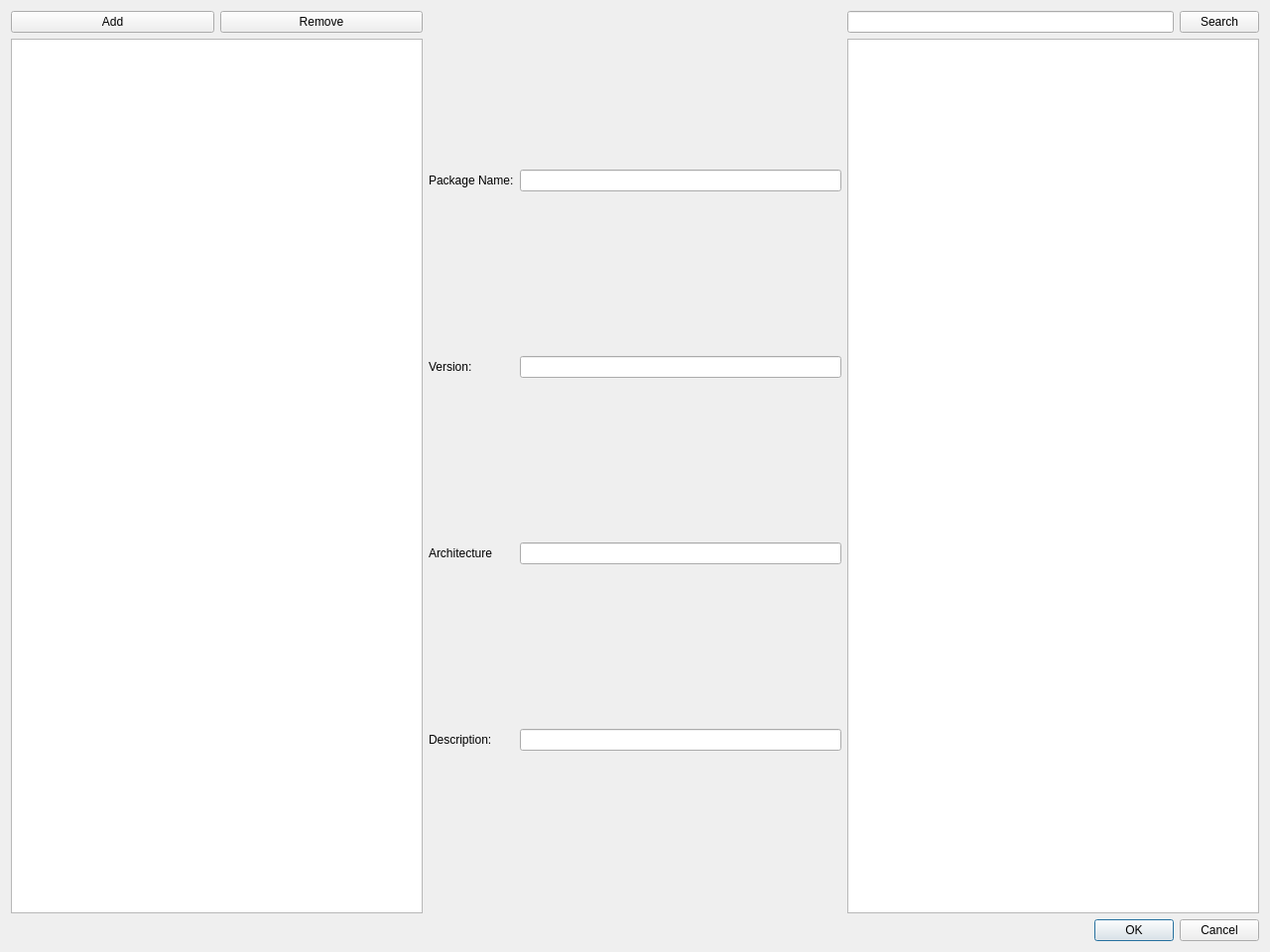
<?xml version="1.0" encoding="UTF-8"?>
<ui version="4.0">
 <class>depend</class>
 <widget class="QDialog" name="depend">
  <property name="geometry">
   <rect>
    <x>0</x>
    <y>0</y>
    <width>1280</width>
    <height>960</height>
   </rect>
  </property>
  <property name="windowTitle">
   <string>Dialog</string>
  </property>
  <layout class="QGridLayout" name="gridLayout">
   <item row="0" column="0">
    <layout class="QVBoxLayout" name="verticalLayout">
     <property name="rightMargin">
      <number>0</number>
     </property>
     <item>
      <layout class="QHBoxLayout" name="horizontalLayout">
       <property name="topMargin">
        <number>0</number>
       </property>
       <item>
        <widget class="QPushButton" name="btn_add">
         <property name="text">
          <string>Add</string>
         </property>
        </widget>
       </item>
       <item>
        <widget class="QPushButton" name="pushButton_2">
         <property name="text">
          <string>Remove</string>
         </property>
        </widget>
       </item>
      </layout>
     </item>
     <item>
      <widget class="QListView" name="listView"/>
     </item>
    </layout>
   </item>
   <item row="0" column="2">
    <layout class="QGridLayout" name="gridLayout_2">
     <item row="0" column="0">
      <widget class="QLineEdit" name="ln_search"/>
     </item>
     <item row="0" column="1">
      <widget class="QPushButton" name="btn_search">
       <property name="text">
        <string>Search</string>
       </property>
      </widget>
     </item>
     <item row="1" column="0" colspan="2">
      <widget class="QListWidget" name="list_search"/>
     </item>
    </layout>
   </item>
   <item row="1" column="2">
    <widget class="QDialogButtonBox" name="buttonBox">
     <property name="orientation">
      <enum>Qt::Horizontal</enum>
     </property>
     <property name="standardButtons">
      <set>QDialogButtonBox::Cancel|QDialogButtonBox::Ok</set>
     </property>
    </widget>
   </item>
   <item row="0" column="1">
    <layout class="QGridLayout" name="gridLayout_3">
     <property name="rightMargin">
      <number>0</number>
     </property>
     <item row="1" column="1">
      <widget class="QLineEdit" name="ln_version"/>
     </item>
     <item row="3" column="1">
      <widget class="QLineEdit" name="ln_arch"/>
     </item>
     <item row="3" column="0">
      <widget class="QLabel" name="label_2">
       <property name="text">
        <string>Architecture</string>
       </property>
      </widget>
     </item>
     <item row="0" column="0">
      <widget class="QLabel" name="label_3">
       <property name="text">
        <string>Package Name:</string>
       </property>
      </widget>
     </item>
     <item row="0" column="1">
      <widget class="QLineEdit" name="ln_name"/>
     </item>
     <item row="1" column="0">
      <widget class="QLabel" name="label_4">
       <property name="text">
        <string>Version:</string>
       </property>
      </widget>
     </item>
     <item row="4" column="1">
      <widget class="QLineEdit" name="ln_description"/>
     </item>
     <item row="4" column="0">
      <widget class="QLabel" name="label">
       <property name="text">
        <string>Description:</string>
       </property>
      </widget>
     </item>
    </layout>
   </item>
  </layout>
 </widget>
 <resources/>
 <connections>
  <connection>
   <sender>buttonBox</sender>
   <signal>accepted()</signal>
   <receiver>depend</receiver>
   <slot>accept()</slot>
   <hints>
    <hint type="sourcelabel">
     <x>248</x>
     <y>254</y>
    </hint>
    <hint type="destinationlabel">
     <x>157</x>
     <y>274</y>
    </hint>
   </hints>
  </connection>
  <connection>
   <sender>buttonBox</sender>
   <signal>rejected()</signal>
   <receiver>depend</receiver>
   <slot>reject()</slot>
   <hints>
    <hint type="sourcelabel">
     <x>316</x>
     <y>260</y>
    </hint>
    <hint type="destinationlabel">
     <x>286</x>
     <y>274</y>
    </hint>
   </hints>
  </connection>
 </connections>
</ui>
